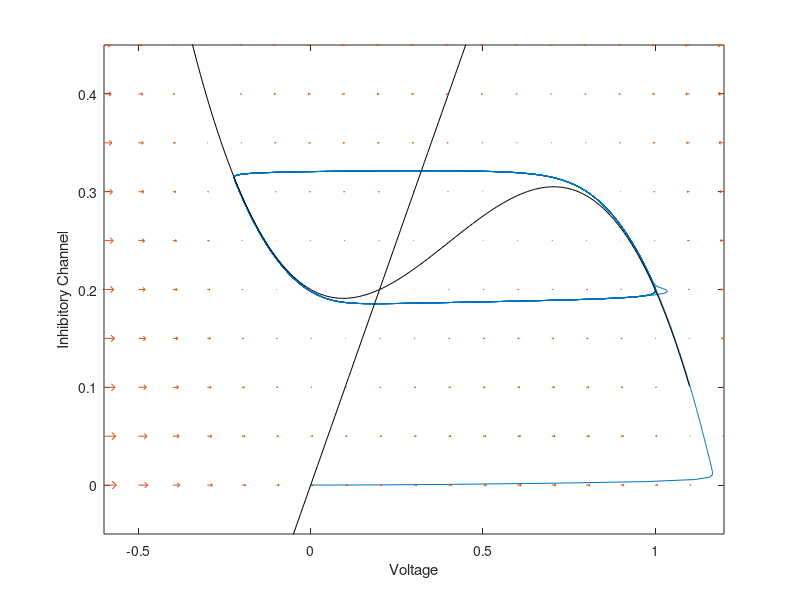

Source code (MATLAB):
%% FitzHugh-Nagumo Model

%%  Model species and parameters
% y(1) = V (voltage)
% y(2) = C (inhibitory channel openness)

% I = input to the neuron

% Differential equations:
% dV/dt = -V^3 + 1.2V^2 - 0.2V - C + I
% dC/dt = .002(V - C)

% Specify the input
I=0.2;

% Timescale for the model
tspan=0:0.1:2000;

% Differential equations
dy = @(t,y) [-y(1)^3 + 1.2*y(1)^2 - 0.2*y(1) - y(2) + I;
             .002*(y(1) - y(2))];

% Initial conditions
y0=[0.1 0];

% Simulate the model and plot the results
[t,y]=ode45(dy,tspan,y0); figure
plot(t,y); 
legend({'Voltage','Inhibitory Channel'});

%% Exploring Fitzhugh-Nagumo in state space
% Set up parameters and time domain
I=0.2;
y0=[0 0];
tspan=0:4000;

% We already defined the differential equations above. Copy your expression
% here:
dy = @(t,y) [-y(1)^3 + 1.2*y(1)^2 - 0.2*y(1) - y(2) + I;
             .002*(y(1) - y(2))];

% Simulate the model and plot the results in state space
[t,y]=ode45(dy,tspan,y0);
plot(y(:,1),y(:,2));
hold on;

% Generate and overlay the vector field
vRange=-1:0.1:1.2;
cRange=0:0.05:1;
[vVals,cVals]=meshgrid(vRange,cRange);
u=zeros(size(vVals));
v=zeros(size(vVals));
for i=1:length(cRange)
    for j=1:length(vRange)
        temp=dy(0,[vVals(i,j),cVals(i,j)]);
        u(i,j)=temp(1);
        v(i,j)=temp(2);
    end
end
quiver(vVals,cVals,u,v);
xlim([-0.6 1.2]);
ylim([-0.05 0.45]);
xlabel('Voltage')
ylabel('Inhibitory Channel')

%%
% Define the range of V for plotting the nullclines
V=-1:0.01:1.1;

% plot the nullcline for dC/dt = 0
cNull=@(V) V;  % This should be an expression depending on V
plot(V,cNull(V),'k');

% plot the nullcline for dV/dt = 0
vNull=@(V) -V.^3 + 1.2*V.^2 - 0.2*V + I;  % This should be an expression depending on V and I
plot(V,vNull(V),'k');

